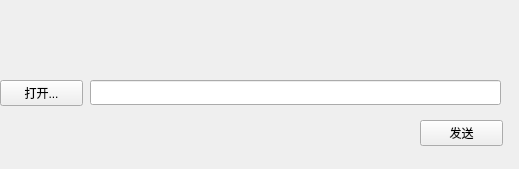
<?xml version="1.0" encoding="UTF-8"?>
<ui version="4.0">
 <class>SendFileClass</class>
 <widget class="QWidget" name="SendFileClass">
  <property name="geometry">
   <rect>
    <x>0</x>
    <y>0</y>
    <width>519</width>
    <height>169</height>
   </rect>
  </property>
  <property name="sizePolicy">
   <sizepolicy hsizetype="Fixed" vsizetype="Fixed">
    <horstretch>0</horstretch>
    <verstretch>0</verstretch>
   </sizepolicy>
  </property>
  <property name="minimumSize">
   <size>
    <width>519</width>
    <height>169</height>
   </size>
  </property>
  <property name="maximumSize">
   <size>
    <width>519</width>
    <height>169</height>
   </size>
  </property>
  <property name="windowTitle">
   <string>SendFile</string>
  </property>
  <widget class="QWidget" name="titleWidget" native="true">
   <property name="geometry">
    <rect>
     <x>0</x>
     <y>0</y>
     <width>519</width>
     <height>50</height>
    </rect>
   </property>
   <property name="titleskin" stdset="0">
    <bool>true</bool>
   </property>
  </widget>
  <widget class="QWidget" name="bodyWidget" native="true">
   <property name="geometry">
    <rect>
     <x>0</x>
     <y>50</y>
     <width>519</width>
     <height>119</height>
    </rect>
   </property>
   <property name="bottomskin" stdset="0">
    <bool>true</bool>
   </property>
   <widget class="QPushButton" name="openBtn">
    <property name="geometry">
     <rect>
      <x>0</x>
      <y>30</y>
      <width>83</width>
      <height>26</height>
     </rect>
    </property>
    <property name="text">
     <string>打开...</string>
    </property>
   </widget>
   <widget class="QPushButton" name="sendBtn">
    <property name="geometry">
     <rect>
      <x>420</x>
      <y>70</y>
      <width>83</width>
      <height>26</height>
     </rect>
    </property>
    <property name="text">
     <string>发送</string>
    </property>
   </widget>
   <widget class="QLineEdit" name="lineEdit">
    <property name="geometry">
     <rect>
      <x>90</x>
      <y>30</y>
      <width>411</width>
      <height>25</height>
     </rect>
    </property>
   </widget>
  </widget>
 </widget>
 <layoutdefault spacing="6" margin="11"/>
 <resources/>
 <connections/>
</ui>
